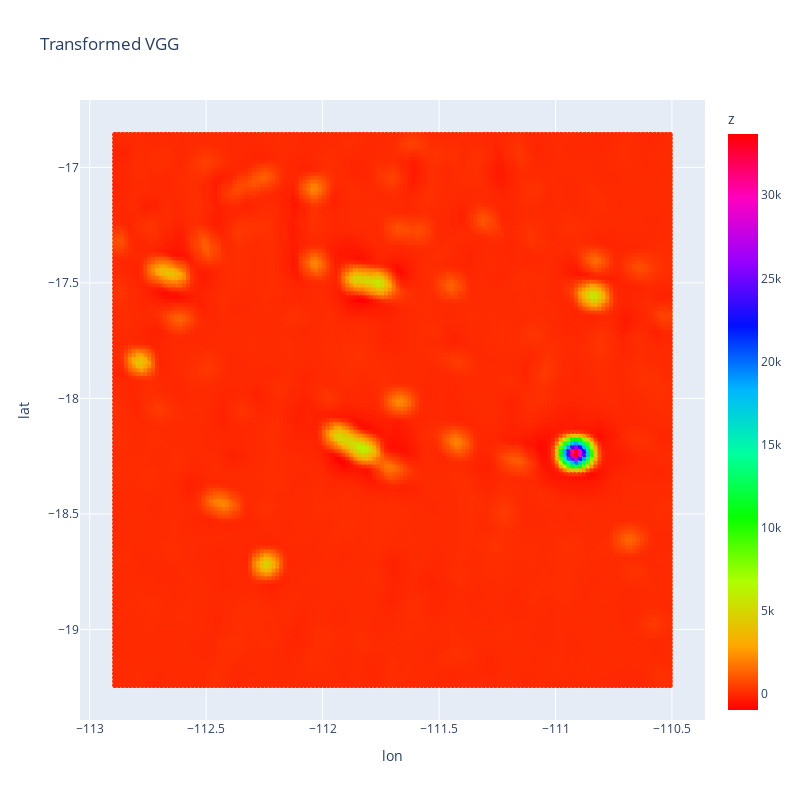

Notebook source saved alongside this figure:
### Code cell
trans = tran_inst.fit_transform(numpy_train)
xtrans = SeamountHelp.xar_from_numpy(trans)
SeamountHelp.plot_xarr(xtrans, name='Transformed VGG').update_coloraxes(colorscale='HSV')

### Figure 1 — Plotly figure (JSON) as saved in the notebook; plotly's stock layout.template omitted (floating-point values rounded to 4 significant figures; data arrays with more than 128 entries replaced by an {"elided": "..."} marker saying what was removed)
{"data": [{"hovertemplate": "lon=%{x}<br>lat=%{y}<br>z=%{marker.color}<extra></extra>", "legendgroup": "", "marker": {"color": {"elided": "20736 float values"}, "coloraxis": "coloraxis", "symbol": "circle"}, "mode": "markers", "name": "", "showlegend": false, "type": "scattergl", "x": {"elided": "20736 float values"}, "xaxis": "x", "y": {"elided": "20736 float values"}, "yaxis": "y"}], "layout": {"coloraxis": {"colorbar": {"title": {"text": "z"}}, "colorscale": [[0, "#ff0000"], [0.1111, "#ffa700"], [0.2222, "#afff00"], [0.3333, "#08ff00"], [0.4444, "#00ff9f"], [0.5556, "#00b7ff"], [0.6667, "#0010ff"], [0.7778, "#9700ff"], [0.8889, "#ff00bf"], [1, "#ff0000"]]}, "height": 800, "legend": {"tracegroupgap": 0}, "title": {"text": "Transformed VGG"}, "width": 800, "xaxis": {"anchor": "y", "autorange": true, "domain": [0, 1], "title": {"text": "lon"}, "type": "linear"}, "yaxis": {"anchor": "x", "autorange": true, "domain": [0, 1], "title": {"text": "lat"}, "type": "linear"}}}
